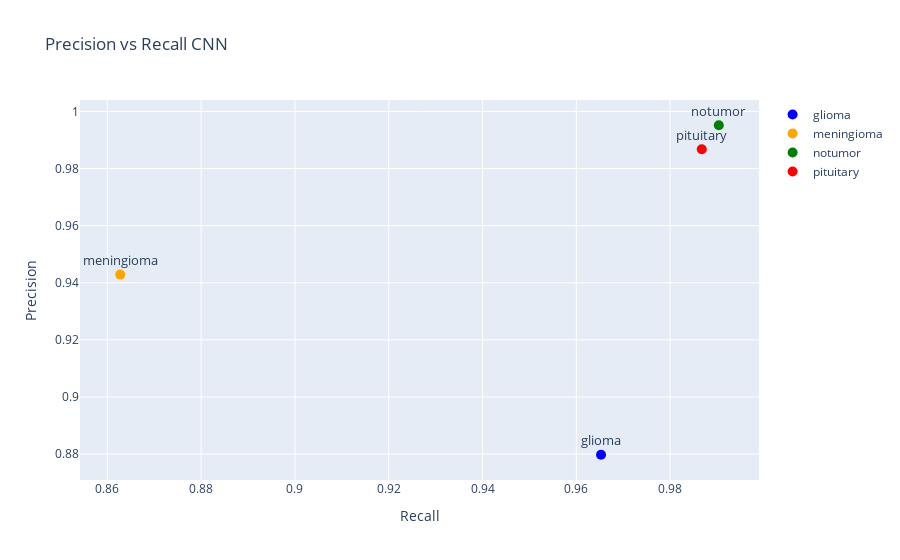

The code cell stored with this chart in its notebook:
### Code cell
import plotly.graph_objects as go
import pandas as pd

# Assuming your DataFrame is named report_df_cnn
# Extract precision, recall, and tumor types
precision = report_df_cnn['precision'][:-3].astype(float)
recall = report_df_cnn['recall'][:-3].astype(float)
tumor_types = ['glioma', 'meningioma', 'notumor', 'pituitary']

# Create a DataFrame
data = {'Precision': precision, 'Recall': recall, 'Tumor Type': tumor_types}
df = pd.DataFrame(data)

# Create scatter plot with hoverable labels
fig = go.Figure()
colors = ['blue', 'orange', 'green', 'red']
for i in range(len(tumor_types)):
    fig.add_trace(go.Scatter(
        x=[recall[i]],  # Swap x and y axes
        y=[precision[i]],  # Swap x and y axes
        mode='markers',
        name=tumor_types[i],
        text=[f'{tumor_types[i]}<br>Precision: {precision[i]:.4f}<br>Recall: {recall[i]:.4f}'],
        hoverinfo='text+x+y',
        marker=dict(size=10),
        line=dict(color=colors[i], width=1)
    ))

# Add annotations above each point
for i in range(len(tumor_types)):
    fig.add_annotation(
        x=recall[i],
        y=precision[i] + 0.005,  # Adjust the y-offset for the label position
        text=tumor_types[i],
        showarrow=False,
        font=dict(size=13),
    )

# Update layout
fig.update_layout(
    title='Precision vs Recall CNN',
    xaxis=dict(title='Recall'),  # Update x-axis title
    yaxis=dict(title='Precision'),  # Update y-axis title
)

# Show the plot
fig.show()

### Figure 1 — Plotly figure (JSON) as saved in the notebook; plotly's stock layout.template omitted (floating-point values rounded to 4 significant figures)
{"data": [{"hoverinfo": "text+x+y", "line": {"color": "blue", "width": 1}, "marker": {"size": 10}, "mode": "markers", "name": "glioma", "text": ["glioma<br>Precision: 0.8797<br>Recall: 0.9653"], "type": "scatter", "x": [0.9653], "y": [0.8797]}, {"hoverinfo": "text+x+y", "line": {"color": "orange", "width": 1}, "marker": {"size": 10}, "mode": "markers", "name": "meningioma", "text": ["meningioma<br>Precision: 0.9429<br>Recall: 0.8627"], "type": "scatter", "x": [0.8627], "y": [0.9429]}, {"hoverinfo": "text+x+y", "line": {"color": "green", "width": 1}, "marker": {"size": 10}, "mode": "markers", "name": "notumor", "text": ["notumor<br>Precision: 0.9952<br>Recall: 0.9904"], "type": "scatter", "x": [0.9904], "y": [0.9952]}, {"hoverinfo": "text+x+y", "line": {"color": "red", "width": 1}, "marker": {"size": 10}, "mode": "markers", "name": "pituitary", "text": ["pituitary<br>Precision: 0.9868<br>Recall: 0.9868"], "type": "scatter", "x": [0.9868], "y": [0.9868]}], "layout": {"annotations": [{"font": {"size": 13}, "showarrow": false, "text": "glioma", "x": 0.9653, "y": 0.8847}, {"font": {"size": 13}, "showarrow": false, "text": "meningioma", "x": 0.8627, "y": 0.9479}, {"font": {"size": 13}, "showarrow": false, "text": "notumor", "x": 0.9904, "y": 1.0}, {"font": {"size": 13}, "showarrow": false, "text": "pituitary", "x": 0.9868, "y": 0.9918}], "title": {"text": "Precision vs Recall CNN"}, "xaxis": {"title": {"text": "Recall"}}, "yaxis": {"title": {"text": "Precision"}}}}
